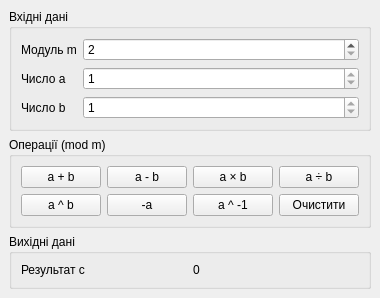
<?xml version="1.0" encoding="UTF-8"?>
<ui version="4.0">
 <class>MainWindow</class>
 <widget class="QMainWindow" name="MainWindow">
  <property name="windowTitle">
   <string>Калькулятор залишків - Стецюк</string>
  </property>
  <widget class="QWidget" name="centralwidget">
   <layout class="QVBoxLayout" name="verticalLayout">
    <item>
     <widget class="QGroupBox" name="groupBox">
      <property name="title">
       <string>Вхідні дані</string>
      </property>
      <layout class="QFormLayout" name="formLayout">
       <item row="0" column="0">
        <widget class="QLabel" name="label">
         <property name="text">
          <string>Модуль m</string>
         </property>
        </widget>
       </item>
       <item row="0" column="1">
        <widget class="QSpinBox" name="mSpin">
         <property name="sizePolicy">
          <sizepolicy hsizetype="Expanding" vsizetype="Fixed">
           <horstretch>0</horstretch>
           <verstretch>0</verstretch>
          </sizepolicy>
         </property>
         <property name="minimum">
          <number>2</number>
         </property>
         <property name="maximum">
          <number>1000</number>
         </property>
        </widget>
       </item>
       <item row="1" column="0">
        <widget class="QLabel" name="label_2">
         <property name="text">
          <string>Число a</string>
         </property>
        </widget>
       </item>
       <item row="1" column="1">
        <widget class="QSpinBox" name="aSpin">
         <property name="sizePolicy">
          <sizepolicy hsizetype="Expanding" vsizetype="Fixed">
           <horstretch>0</horstretch>
           <verstretch>0</verstretch>
          </sizepolicy>
         </property>
         <property name="minimum">
          <number>1</number>
         </property>
         <property name="maximum">
          <number>1</number>
         </property>
        </widget>
       </item>
       <item row="2" column="1">
        <widget class="QSpinBox" name="bSpin">
         <property name="sizePolicy">
          <sizepolicy hsizetype="Expanding" vsizetype="Fixed">
           <horstretch>0</horstretch>
           <verstretch>0</verstretch>
          </sizepolicy>
         </property>
         <property name="minimum">
          <number>1</number>
         </property>
         <property name="maximum">
          <number>1</number>
         </property>
        </widget>
       </item>
       <item row="2" column="0">
        <widget class="QLabel" name="label_3">
         <property name="text">
          <string>Число b</string>
         </property>
        </widget>
       </item>
      </layout>
     </widget>
    </item>
    <item>
     <widget class="QGroupBox" name="groupBox_2">
      <property name="title">
       <string>Операції (mod m)</string>
      </property>
      <layout class="QGridLayout" name="gridLayout">
       <item row="0" column="0">
        <widget class="QPushButton" name="aPlusB">
         <property name="text">
          <string>a + b</string>
         </property>
        </widget>
       </item>
       <item row="0" column="2">
        <widget class="QPushButton" name="aMultB">
         <property name="text">
          <string>a × b</string>
         </property>
        </widget>
       </item>
       <item row="0" column="3">
        <widget class="QPushButton" name="aDivB">
         <property name="text">
          <string>a ÷ b</string>
         </property>
        </widget>
       </item>
       <item row="0" column="1">
        <widget class="QPushButton" name="aMinusB">
         <property name="text">
          <string>a - b</string>
         </property>
        </widget>
       </item>
       <item row="1" column="0">
        <widget class="QPushButton" name="aPowB">
         <property name="text">
          <string>a ^ b</string>
         </property>
        </widget>
       </item>
       <item row="1" column="1">
        <widget class="QPushButton" name="addRevA">
         <property name="text">
          <string>-a</string>
         </property>
        </widget>
       </item>
       <item row="1" column="2">
        <widget class="QPushButton" name="multRevA">
         <property name="text">
          <string>a ^ -1</string>
         </property>
        </widget>
       </item>
       <item row="1" column="3">
        <widget class="QPushButton" name="clearBtn">
         <property name="text">
          <string>Очистити</string>
         </property>
        </widget>
       </item>
      </layout>
     </widget>
    </item>
    <item>
     <widget class="QGroupBox" name="groupBox_3">
      <property name="title">
       <string>Вихідні дані</string>
      </property>
      <layout class="QHBoxLayout" name="horizontalLayout">
       <item>
        <widget class="QLabel" name="label_4">
         <property name="text">
          <string>Результат c</string>
         </property>
        </widget>
       </item>
       <item>
        <widget class="QLabel" name="cLabel">
         <property name="text">
          <string>0</string>
         </property>
        </widget>
       </item>
      </layout>
     </widget>
    </item>
   </layout>
  </widget>
 </widget>
 <resources/>
 <connections/>
</ui>
